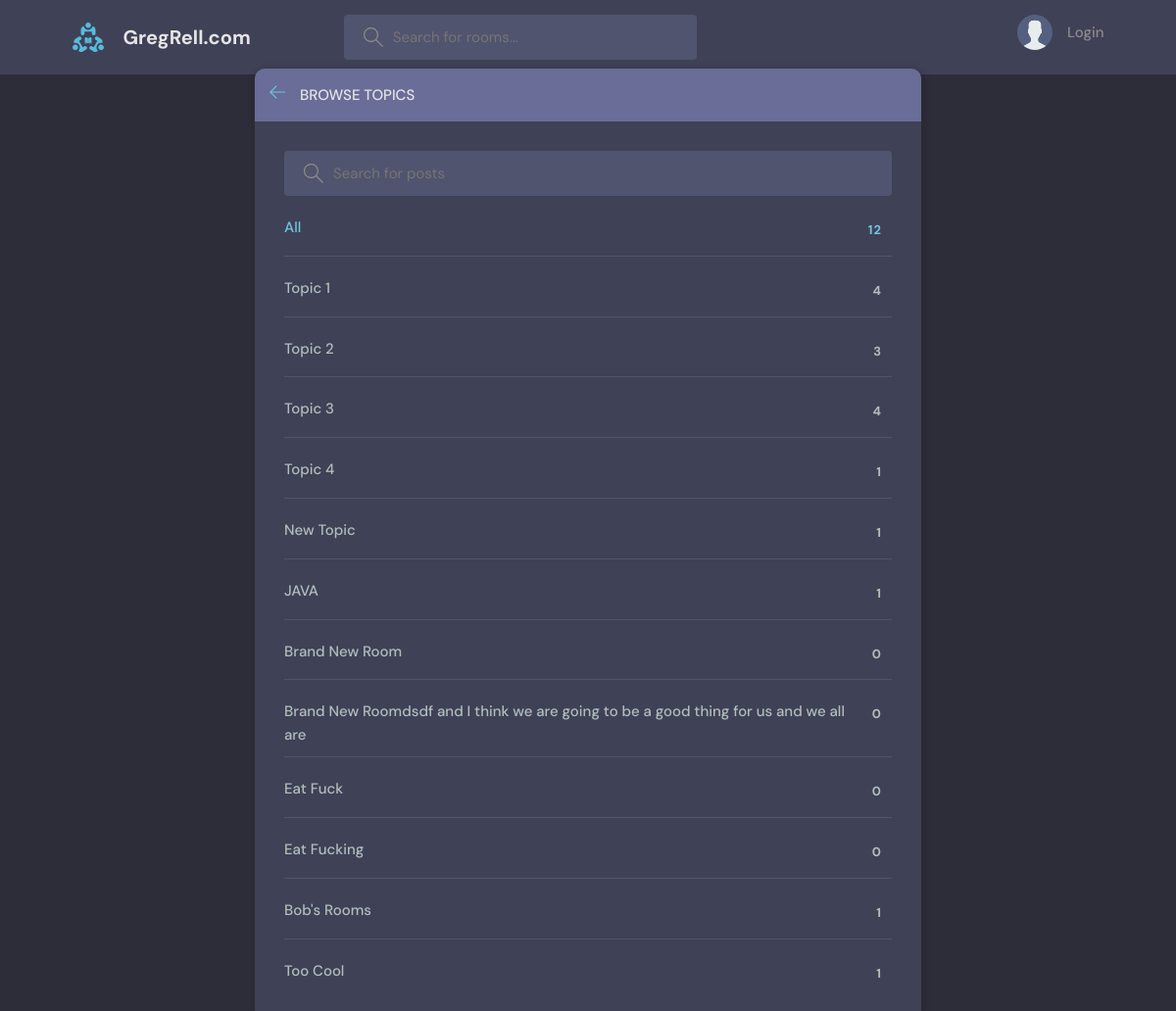
The page /topics/ on the database as committed earlier.
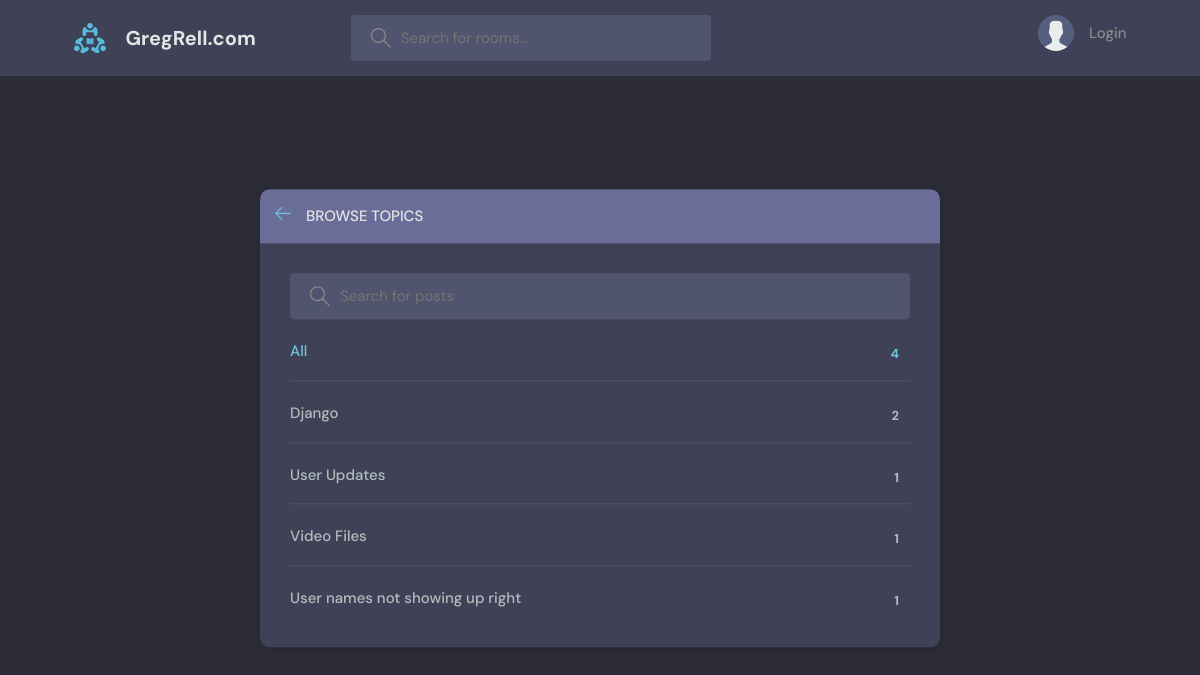
The same page on the database as committed later.
### base/models.py (models this page shows, shortened)
class Topic(models.Model):
    name = models.CharField(max_length=200)

### base/views.py (the view)
# urls.py: path('topics/', views.topics, name="topics"),
def topics(request):
    q = request.GET.get('q') if request.GET.get('q') is not None else ''
    topics = Topic.objects.filter(name__icontains=q)
    context = {'topics': topics}
    return render(request, 'base/topics.html', context)

### base/Templates/Base/topics.html (shortened to what this page needs)
{% extends 'MainTemplate.html' %}
{% block content %}
    <main class="create-room layout">
      <div class="container">
        <div class="layout__box">
          <div class="layout__boxHeader">
            <div class="layout__boxTitle">
              <a href="{% url 'home' %}">
                <svg version="1.1" xmlns="http://www.w3.org/2000/svg" width="32" height="32" viewBox="0 0 32 32">
                  <title>arrow-left</title>
                  <path
                    d="M13.723 2.286l-13.723 13.714 13.719 13.714 1.616-1.611-10.96-10.96h27.625v-2.286h-27.625l10.965-10.965-1.616-1.607z"
                  ></path>
                </svg>
              </a>
              <h3>Browse Topics</h3>
            </div>
          </div>
          <div class="topics-page layout__body">
            <form class="header__search" action="" method="get">
              <label>
                <input placeholder="Search for posts" name="q"/>
              </label>
            </form>
            <ul class="topics__list">
              <li>
                <a href="/" class="active">All <span>{{topics.count}}</span></a>
              </li>
              {% for topic in topics %}
              <li>
                <a href="{% url 'home'%}?q={{topic.name}}" name="q">{{topic.name}} <span>{{topic.room_set.all.count}}</span></a>
              </li>
              {% endfor %}
            </ul>
          </div>
        </div>
      </div>
    </main>
{% endblock %}

### Templates/MainTemplate.html (shortened to what this page needs)
<!DOCTYPE html>
{% load static %}
<html lang="en">
  <head>
    <link rel="stylesheet" href="{% static 'styles/style.css' %}" />
  </head>
  <body>
    {% include 'Navbar.html' %}
    {% block content%}
    {% endblock %}
  </body>
</html>

### Templates/Navbar.html (shortened to what this page needs)
{% load static %}
<header class="header header--loggedIn">
      <div class="container">
        <a href="{% url 'home' %}" class="header__logo">
          <img src="{% static 'images/logo.svg' %}" />
          <h1>GregRell.com</h1>
        </a>
        <form class="header__search" method="GET" action="{% url 'home' %}">
          <label>
            <input placeholder="Search for rooms..." name="q" autocomplete="off"/>
          </label>
        </form>
        <nav class="header__menu">
          {% if request.user.is_authenticated %}
          <div class="header__user">
            <a href="{% url 'update-user' user.id %}">
              <div class="avatar avatar--medium active">
                <img src="{{request.user.avatar.url}}"/>
              </div>
              <p>{{request.user.username}} <span>@{{request.user.username}}</span></p>
            </a>
            <button class="dropdown-button">
              <svg version="1.1" xmlns="http://www.w3.org/2000/svg" width="32" height="32" viewBox="0 0 32 32">
                <title>chevron-down</title>
                <path d="M16 21l-13-13h-3l16 16 16-16h-3l-13 13z"></path>
              </svg>
            </button>
          </div>
          <div class="dropdown-menu">
            <a href="{% url 'update-user' request.user.id %}" class="dropdown-link"
              ><svg version="1.1" xmlns="http://www.w3.org/2000/svg" width="32" height="32" viewBox="0 0 32 32">
                <title>tools</title>
                <path
                  d="M27.465 32c-1.211 0-2.35-0.471-3.207-1.328l-9.392-9.391c-2.369 0.898-4.898 0.951-7.355 0.15-3.274-1.074-5.869-3.67-6.943-6.942-0.879-2.682-0.734-5.45 0.419-8.004 0.135-0.299 0.408-0.512 0.731-0.572 0.32-0.051 0.654 0.045 0.887 0.277l5.394 5.395 3.586-3.586-5.394-5.395c-0.232-0.232-0.336-0.564-0.276-0.887s0.272-0.596 0.572-0.732c2.552-1.152 5.318-1.295 8.001-0.418 3.274 1.074 5.869 3.67 6.943 6.942 0.806 2.457 0.752 4.987-0.15 7.358l9.392 9.391c0.844 0.842 1.328 2.012 1.328 3.207-0 2.5-2.034 4.535-4.535 4.535zM15.101 19.102c0.26 0 0.516 0.102 0.707 0.293l9.864 9.863c0.479 0.479 1.116 0.742 1.793 0.742 1.398 0 2.535-1.137 2.535-2.535 0-0.668-0.27-1.322-0.742-1.793l-9.864-9.863c-0.294-0.295-0.376-0.74-0.204-1.119 0.943-2.090 1.061-4.357 0.341-6.555-0.863-2.631-3.034-4.801-5.665-5.666-1.713-0.561-3.468-0.609-5.145-0.164l4.986 4.988c0.391 0.391 0.391 1.023 0 1.414l-5 5c-0.188 0.188-0.441 0.293-0.707 0.293s-0.52-0.105-0.707-0.293l-4.987-4.988c-0.45 1.682-0.397 3.436 0.164 5.146 0.863 2.631 3.034 4.801 5.665 5.666 2.2 0.721 4.466 0.604 6.555-0.342 0.132-0.059 0.271-0.088 0.411-0.088z"
                ></path>
              </svg>
              Settings</a>
            <a href="{% url 'logout'%}" class="dropdown-link"
              ><svg version="1.1" xmlns="http://www.w3.org/2000/svg" width="32" height="32" viewBox="0 0 32 32">
                <title>sign-out</title>
                <path
                  d="M3 0h22c0.553 0 1 0 1 0.553l-0 3.447h-2v-2h-20v28h20v-2h2l0 3.447c0 0.553-0.447 0.553-1 0.553h-22c-0.553 0-1-0.447-1-1v-30c0-0.553 0.447-1 1-1z"
                ></path>
                <path
                  d="M21.879 21.293l1.414 1.414 6.707-6.707-6.707-6.707-1.414 1.414 4.293 4.293h-14.172v2h14.172l-4.293 4.293z"
                ></path>
              </svg>
              Logout</a>
            {% else %}
          <a href="{% url 'login' %}">
            <img src="{% static 'images/avatar.svg' %}" />
            <p>Login</p>
          </a>
            {% endif %}
          </div>
    </header>

### Static/styles/style.css (style rules this page uses)
:root { --color-main: #71c6dd; --color-main-light: #e1f6fb; --color-dark: #3f4156; --color-dark-medium: #51546e; --color-dark-light: #696d97; --color-light: #e5e5e5; --color-gray: #8b8b8b; --color-light-gray: #b2bdbd; --color-bg: #2d2d39; --color-success: #5dd693; --color-error: #fc4b0b; }
* { font-family: "DM Sans", -apple-system, BlinkMacSystemFont, "Segoe UI", Roboto, Oxygen, Ubuntu, Cantarell, "Open Sans", "Helvetica Neue", sans-serif; margin: 0; padding: 0; box-sizing: border-box; text-rendering: optimizeLegibility; font-size: inherit; }
html { font-size: 56.25%; }
@media only screen and (min-width: 1200px) { html { font-size: 62.5%; } }
body { line-height: 1.6; font-weight: 400; font-size: 1.5rem; color: var(--color-light-gray); background-color: var(--color-bg); min-height: 100vh; }
img { width: 100%; }
a { display: inline-block; color: var(--color-main); text-decoration: none; }
.container { max-width: 120rem; width: 90%; margin: auto; }
.header { padding: 1.5rem; background-color: var(--color-dark); }
.header > .container { display: flex; gap: 9.5rem; }
.header__logo, .header__user { display: flex; gap: 2rem; align-items: center; }
.header__logo > img { height: 3.2rem; width: 3.2rem; }
.header__logo > h1 { font-weight: 700; font-size: 2rem; color: var(--color-light); }
.header__search > label { background-color: var(--color-dark-medium); padding: 1.3rem 1rem; display: flex; align-items: center; gap: 1rem; border-radius: 4px; }
.header__search svg { fill: var(--color-gray); width: 2rem; height: 2rem; margin-left: 1rem; }
.header__search input { width: 30rem; background: transparent; border: none; outline: none; color: var(--color-light); }
.header__menu { margin-left: auto; position: relative; }
.header__menu a { display: flex; gap: 1.5rem; align-items: center; font-weight: 500; text-decoration: none; color: var(--color-gray); }
.header__menu img { height: 3.6rem; }
.header__menu p { line-height: 1.2; }
.layout { margin-top: 2.4rem; }
.layout > .container { display: flex; justify-content: space-between; align-items: flex-start; }
.layout__box { width: 90%; max-width: 48rem; min-height: 40rem; position: absolute; top: 50%; left: 50%; transform: translate(-50%, -46%); background-color: var(--color-dark); border-radius: 1rem; box-shadow: 1px 1px 6px 3px rgba(0, 0, 0, 0.1); overflow: hidden; }
.layout__boxHeader { display: flex; padding: 1.5rem; background-color: var(--color-dark-light); }
.layout__boxTitle { display: flex; gap: 1.5rem; align-items: center; }
.layout__boxTitle h3 { text-transform: uppercase; font-weight: 500; color: var(--color-light); }
.layout__boxTitle svg { width: 1.6rem; height: 1.6rem; fill: var(--color-main); }
.layout__body { margin: 3rem; }
.topics__list { list-style: none; }
.topics__list li a { display: flex; justify-content: space-between; margin-bottom: 3rem; font-weight: 500; color: var(--color-light-gray); transition: all 0.3s ease-in-out; }
.topics__list li a.active, .topics__list li a:hover { color: var(--color-main); }
.topics__list li a span { padding: 0.5rem 1rem; background-color: var(--color-dark); border-radius: 3px; font-size: 1.3rem; font-weight: 700; letter-spacing: 1px; }
.topics-page .topics__list li:not(:last-child) a { margin: 2rem 0; padding-bottom: 1rem; text-decoration: none; border-bottom: 1px solid var(--color-dark-medium); }
.topics-page .header__search { display: block; }
.create-room.layout .layout__box { max-width: 68rem; }

Rows that differ between the two databases and show on the page:
removed Topic: name "New Topic", room_set.all.count "1"
removed Topic: name "JAVA", room_set.all.count "1"
removed Topic: name "Brand New Room", room_set.all.count "0"
removed Topic: name "Brand New Roomdsdf and I think we are going to be a good thing for us and we all are", room_set.all.count "0"
removed Topic: name "Eat Fuck", room_set.all.count "0"
removed Topic: name "Eat Fucking", room_set.all.count "0"
removed Topic: name "Bob's Rooms", room_set.all.count "1"
removed Topic: name "Too Cool", room_set.all.count "1"
changed Topic: name "Topic 1" → "Django"; room_set.all.count "4" → "2"
changed Topic: name "Topic 2" → "User Updates"; room_set.all.count "3" → "1"
changed Topic: name "Topic 3" → "Video Files"; room_set.all.count "4" → "1"
changed Topic: name "Topic 4" → "User names not showing up right"
Other text that changed with them:
{{ topics.count }}: "12" → "4"
